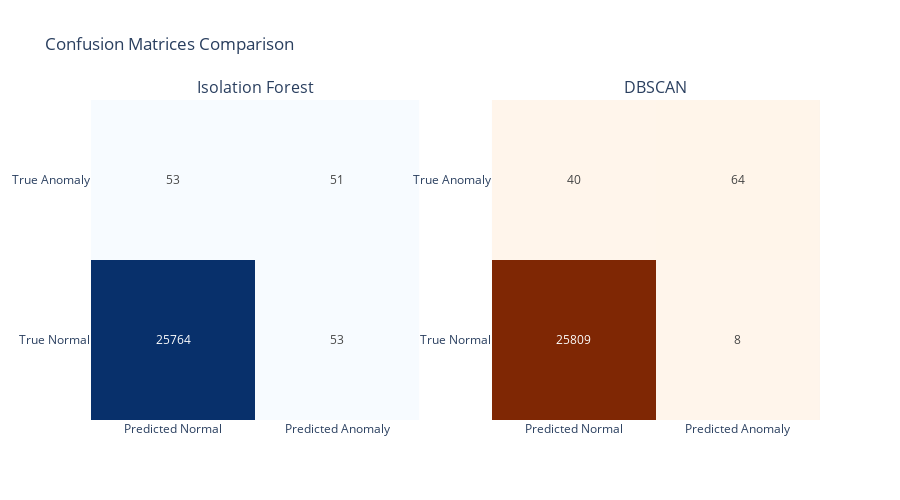

The code cell stored with this chart in its notebook:
### Code cell
fig = make_subplots(
    rows=1, cols=2,
    subplot_titles=('Isolation Forest', 'DBSCAN'),
    specs=[[{'type': 'heatmap'}, {'type': 'heatmap'}]]
)

fig.add_trace(
    go.Heatmap(
        z=cm_iso,
        x=['Predicted Normal', 'Predicted Anomaly'],
        y=['True Normal', 'True Anomaly'],
        text=cm_iso,
        texttemplate='%{text}',
        colorscale='Blues',
        showscale=False
    ),
    row=1, col=1
)
fig.add_trace(
    go.Heatmap(
        z=cm_dbscan,
        x=['Predicted Normal', 'Predicted Anomaly'],
        y=['True Normal', 'True Anomaly'],
        text=cm_dbscan,
        texttemplate='%{text}',
        colorscale='Oranges',
        showscale=False
    ),
    row=1, col=2
)

fig.update_layout(
    title='Confusion Matrices Comparison',
    height=500
)
fig.show()

### Figure 1 — Plotly figure (JSON) as saved in the notebook; plotly's stock layout.template omitted (floating-point values rounded to 4 significant figures)
{"data": [{"colorscale": [[0, "rgb(247,251,255)"], [0.125, "rgb(222,235,247)"], [0.25, "rgb(198,219,239)"], [0.375, "rgb(158,202,225)"], [0.5, "rgb(107,174,214)"], [0.625, "rgb(66,146,198)"], [0.75, "rgb(33,113,181)"], [0.875, "rgb(8,81,156)"], [1, "rgb(8,48,107)"]], "showscale": false, "text": [[25764, 53], [53, 51]], "texttemplate": "%{text}", "type": "heatmap", "x": ["Predicted Normal", "Predicted Anomaly"], "xaxis": "x", "y": ["True Normal", "True Anomaly"], "yaxis": "y", "z": [[25764, 53], [53, 51]]}, {"colorscale": [[0, "rgb(255,245,235)"], [0.125, "rgb(254,230,206)"], [0.25, "rgb(253,208,162)"], [0.375, "rgb(253,174,107)"], [0.5, "rgb(253,141,60)"], [0.625, "rgb(241,105,19)"], [0.75, "rgb(217,72,1)"], [0.875, "rgb(166,54,3)"], [1, "rgb(127,39,4)"]], "showscale": false, "text": [[25809, 8], [40, 64]], "texttemplate": "%{text}", "type": "heatmap", "x": ["Predicted Normal", "Predicted Anomaly"], "xaxis": "x2", "y": ["True Normal", "True Anomaly"], "yaxis": "y2", "z": [[25809, 8], [40, 64]]}], "layout": {"annotations": [{"font": {"size": 16}, "showarrow": false, "text": "Isolation Forest", "x": 0.225, "xanchor": "center", "xref": "paper", "y": 1, "yanchor": "bottom", "yref": "paper"}, {"font": {"size": 16}, "showarrow": false, "text": "DBSCAN", "x": 0.775, "xanchor": "center", "xref": "paper", "y": 1, "yanchor": "bottom", "yref": "paper"}], "height": 500, "title": {"text": "Confusion Matrices Comparison"}, "xaxis": {"anchor": "y", "domain": [0, 0.45]}, "xaxis2": {"anchor": "y2", "domain": [0.55, 1]}, "yaxis": {"anchor": "x", "domain": [0, 1]}, "yaxis2": {"anchor": "x2", "domain": [0, 1]}}}
